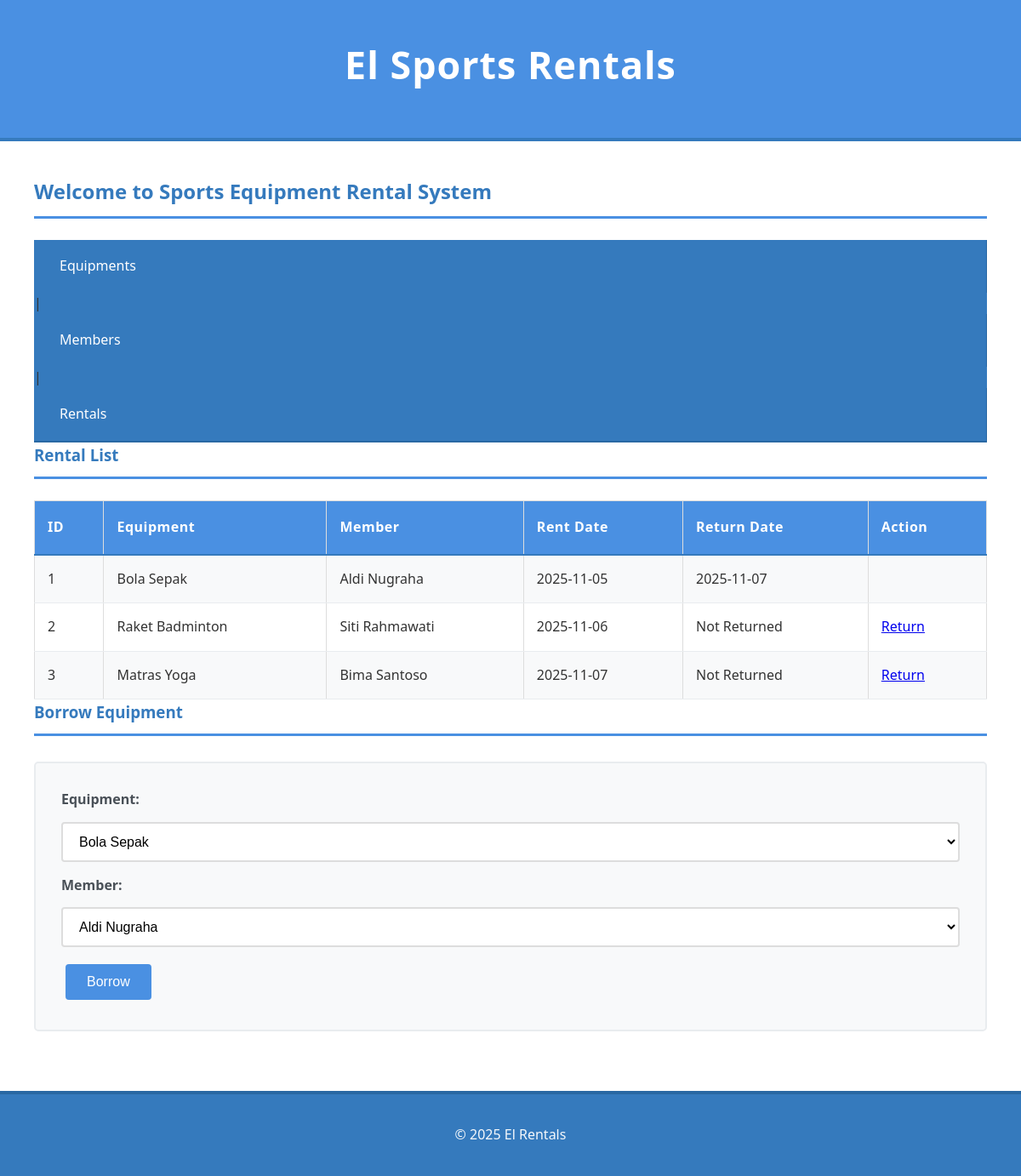
Page /?page=rentals on the committed database.
### tables this page shows
CREATE TABLE rentals (
    id INT AUTO_INCREMENT PRIMARY KEY,
    equipment_id INT NOT NULL,
    member_id INT NOT NULL,
    rent_date DATE NOT NULL,
    return_date DATE,
    FOREIGN KEY (equipment_id) REFERENCES equipments(id),
    FOREIGN KEY (member_id) REFERENCES members(id)
);

CREATE TABLE equipments (
    id INT AUTO_INCREMENT PRIMARY KEY,
    name VARCHAR(255) NOT NULL,
    type VARCHAR(100) NOT NULL,
    brand VARCHAR(100),
    stock INT NOT NULL DEFAULT 0
);

CREATE TABLE members (
    id INT AUTO_INCREMENT PRIMARY KEY,
    name VARCHAR(100) NOT NULL,
    email VARCHAR(100) UNIQUE,
    phone VARCHAR(15)
);

### config/config.php (called while the page is built, shortened)
<?php
class Database {
    private $host = "localhost";
    private $username = "root";
    private $password = "";
    private $dbname = "sportsrental_db";
    public function __construct() {
        try {
            $this->conn = new PDO("mysql:host=$this->host;dbname=$this->dbname", $this->username, $this->password);
        } catch (PDOException $e) {
            echo "Connection failed: " . $e->getMessage();
        }
    }
}
?>

### class/rentals.php (called while the page is built, shortened)
<?php
require_once 'config/config.php';
require_once 'equipments.php';
require_once 'members.php';
class Rentals {
    private $db;
    public function __construct() {
        $this->db = (new Database())->conn;
    }
    public function getAllRentals() {
        $stmt = $this->db->prepare("
            SELECT rentals.*,
                   equipments.name AS equipment_name,
                   members.name AS member_name
            FROM rentals
            JOIN equipments ON rentals.equipment_id = equipments.id
            JOIN members ON rentals.member_id = members.id
        ");
        $stmt->execute();
        return $stmt->fetchAll(PDO::FETCH_ASSOC);
    }
}
?>

### class/equipments.php (called while the page is built, shortened)
<?php
require_once 'config/config.php';
class Equipments {
    private $db;
    public function __construct() {
        $this->db = (new Database())->conn;
    }
    public function getAllEquipments() {
        $stmt = $this->db->prepare("SELECT * FROM equipments");
        $stmt->execute();
        return $stmt->fetchAll(PDO::FETCH_ASSOC);
    }
}
?>

### class/members.php (called while the page is built, shortened)
<?php
require_once 'config/config.php';
class Members {
    private $db;
    public function __construct() {
        $this->db = (new Database())->conn;
    }
    public function getAllMembers() {
        $stmt = $this->db->prepare("SELECT * FROM members");
        $stmt->execute();
        return $stmt->fetchAll(PDO::FETCH_ASSOC);
    }
}
?>

### view/Viewrentals.php (the view)
<h3>Rental List</h3>
<table border="1">
    <tr>
        <th>ID</th>
        <th>Equipment</th>
        <th>Member</th>
        <th>Rent Date</th>
        <th>Return Date</th>
        <th>Action</th>
    </tr>
    <?php foreach ($rental->getAllRentals() as $r): ?>
    <tr>
        <td><?= $r['id'] ?></td>
        <td><?= $r['equipment_name'] ?></td>
        <td><?= $r['member_name'] ?></td>
        <td><?= $r['rent_date'] ?></td>
        <td><?= $r['return_date'] ?? 'Not Returned' ?></td>
        <td>
            <?php if (!$r['return_date']): ?>
                <a href="?page=rentals&return=<?= $r['id'] ?>">Return</a>
            <?php endif; ?>
        </td>
    </tr>
    <?php endforeach; ?>
</table>
<h3>Borrow Equipment</h3>
<form method="POST">
    <label>Equipment:</label>
    <select name="equipment_id">
        <?php foreach ($equipment->getAllEquipments() as $e): ?>
            <option value="<?= $e['id'] ?>"><?= $e['name'] ?></option>
        <?php endforeach; ?>
    </select>
    <label>Member:</label>
    <select name="member_id">
        <?php foreach ($member->getAllMembers() as $m): ?>
            <option value="<?= $m['id'] ?>"><?= $m['name'] ?></option>
        <?php endforeach; ?>
    </select>
    <button type="submit" name="borrow">Borrow</button>
</form>

### index.php (shortened to what this page needs)
<?php
require_once 'class/Equipments.php';
require_once 'class/Members.php';
require_once 'class/Rentals.php';
$equipment = new Equipments();
$member = new Members();
$rental = new Rentals();
?>
<!DOCTYPE html>
<html lang="en">
<head>
    <link rel="stylesheet" href="style.css">
</head>
<body>
    <?php include 'view/header.php'; ?>
    <main>
        <h2>Welcome to Sports Equipment Rental System</h2>
        <nav>
            <a href="?page=equipments">Equipments</a> |
            <a href="?page=members">Members</a> |
            <a href="?page=rentals">Rentals</a>
        </nav>
        <?php
        if (isset($_GET['page'])) {
            $page = $_GET['page'];
            if ($page == 'equipments') include 'view/Viewequipments.php';
            elseif ($page == 'members') include 'view/Viewmembers.php';
            elseif ($page == 'rentals') include 'view/Viewrentals.php';
        }
        ?>
    </main>
    <?php include 'view/footer.php'; ?>
</body>
</html>

### view/header.php
<header>
    <h1>El Sports Rentals</h1>
</header>

### view/footer.php
<footer>
    <p>&copy; 2025 El Rentals</p>
</footer>

### style.css (style rules this page uses)
* { margin: 0; padding: 0; box-sizing: border-box; }
body { font-family: 'Segoe UI', Tahoma, Geneva, Verdana, sans-serif; background-color: #f5f7fa; color: #333; line-height: 1.6; min-height: 100vh; }
header { background-color: #4a90e2; color: white; text-align: center; padding: 40px 20px; border-bottom: 4px solid #357abd; }
header h1 { font-size: 2.8em; font-weight: 600; margin-bottom: 10px; letter-spacing: 1px; }
nav { background-color: #357abd; padding: 0; border-bottom: 2px solid #2968a3; }
nav a { color: white; text-decoration: none; padding: 18px 30px; display: block; transition: all 0.3s ease; font-weight: 500; border-right: 1px solid #2968a3; }
main { padding: 40px; background-color: white; }
h2, h3 { color: #357abd; margin-bottom: 25px; font-weight: 600; border-bottom: 3px solid #4a90e2; padding-bottom: 10px; }
table { width: 100%; border-collapse: collapse; margin: 0; background-color: white; border: 1px solid #ddd; }
th { background-color: #4a90e2; color: white; padding: 18px 15px; text-align: left; font-weight: 600; font-size: 1em; letter-spacing: 0.5px; border-bottom: 2px solid #357abd; }
td { padding: 15px; border-bottom: 1px solid #e9ecef; transition: background-color 0.2s ease; vertical-align: middle; }
tbody tr:nth-child(even) { background-color: #f8f9fa; }
form { background-color: #f8f9fa; padding: 30px; margin: 30px 0; border: 2px solid #e9ecef; border-radius: 5px; }
input, select, textarea { width: 100%; padding: 12px 15px; margin: 8px 0 15px 0; border: 2px solid #ddd; border-radius: 4px; font-size: 16px; transition: border-color 0.3s ease; background-color: white; }
label { font-weight: 600; color: #495057; margin-bottom: 5px; display: block; }
button, .btn { background-color: #4a90e2; color: white; padding: 12px 25px; border: none; border-radius: 4px; cursor: pointer; font-size: 16px; font-weight: 500; transition: all 0.3s ease; text-decoration: none; display: inline-block; margin: 5px; }
footer { background-color: #357abd; color: white; text-align: center; padding: 30px; border-top: 4px solid #2968a3; margin-top: 0; }
footer p { margin: 5px 0; opacity: 0.95; }

### rows in the picture
rentals: id "1", equipment.name "Bola Sepak", member.name "Aldi Nugraha", rent_date "2025-11-05", return_date "2025-11-07"
rentals: id "2", equipment.name "Raket Badminton", member.name "Siti Rahmawati", rent_date "2025-11-06", return_date "Not Returned"
rentals: id "3", equipment.name "Matras Yoga", member.name "Bima Santoso", rent_date "2025-11-07", return_date "Not Returned"

### other values in the picture
form field equipment_id "Bola Sepak"
form field member_id "Aldi Nugraha"
